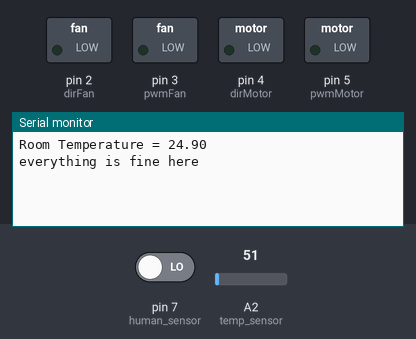
Bench run of a sketch on a simulated Arduino Uno, built with avr-gcc and run on an emulated ATmega328P. On the bench: switched loads named in the sketch (green lamp = pin HIGH), the last lines printed to the serial monitor. Inputs (shaded band) come from the test bench; at power-on: A2 (temp_sensor) = 51, pin 7 (human_sensor) LOW.

Above: at 1.2 s.
1.3 s: A2 (temp_sensor) set to 71
At 2.5 s:
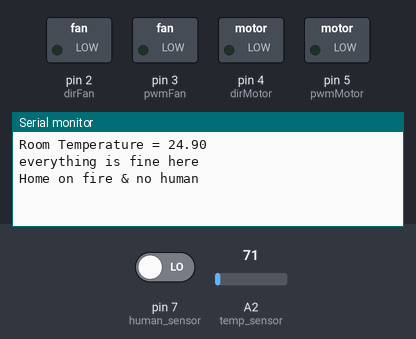
2.8 s: pin 7 (human_sensor) driven HIGH
At 3.8 s:
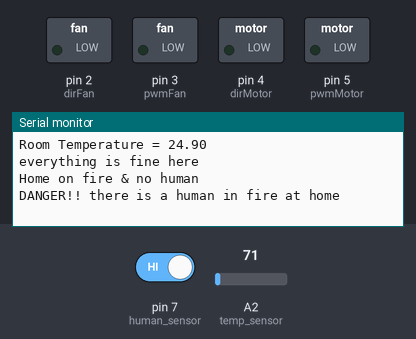
4.3 s: pin 7 (human_sensor) driven LOW
At 5.0 s:
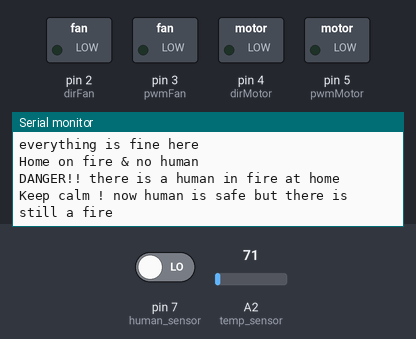

The sketch:

SmartFireSystem.ino
```cpp
#define temp_sensor A2
#define human_sensor 7
#define pwmFan  3
#define dirFan 2
#define pwmMotor  5
#define dirMotor 4
#include <PID_v1.h>
#define debug 0
///########################## PID Fan ####################

//Define Variables we'll be connecting to
double SetpFan, Input, OutputFan;
//Specify the links and initial tuning parameters.
double Kp1 = 10.0, Ki1 = 1.5, Kd1 = 0.05;
PID fanPID(&Input, &OutputFan, &SetpFan, Kp1, Ki1, Kd1, DIRECT);
///-----------------------------------------------------

///########################## PID Motor ####################

//Define Variables we'll be connecting to
double SetpMotor, OutputMotor;

//Specify the links and initial tuning parameters.
double Kp2 = 4, Ki2 = 1.0, Kd2 = 0.1;
PID motorPID(&Input, &OutputMotor, &SetpMotor, Kp2, Ki2, Kd2, DIRECT);

///-----------------------------------------------------

///#############  Declaring variables ###########################333
double offset_t = 0;    //room temperature
double cur_temp = 0;    //current temperature
bool cur_pir;           // PIR Reading
char state_flag = 0;    // State of the system
char humanWas=0;       // if there is a human or not
bool fire_flag = 0;    // flag for fire causing
bool air_cool = 0;     //flag for air cooling

void setup() {
  Serial.begin(115200);

  /// ######################## Pins mode #######################
  // put your setup code here, to run once:
  pinMode(temp_sensor, INPUT);
  pinMode(human_sensor, INPUT);
  pinMode(pwmFan, OUTPUT);
  pinMode(dirFan, OUTPUT);
  pinMode(pwmMotor, OUTPUT);
  pinMode(dirMotor, OUTPUT);
  //-------------------------------------------------------------

  //################## take temp init value and setpoints for pid ############
  for (int i = 0 ; i < 10; i++)
  {
    offset_t += analogRead(temp_sensor);
    delay(4);
  }
  offset_t /= 10;
  offset_t /= 2.048;
  SetpFan = offset_t+5;
  SetpMotor = offset_t + 20;
  Serial.print("Room Temperature = ");
  Serial.println(offset_t);
  //-----------------------------------------------------------------------

  ///#####################  PID ON #########################

  //turn the PID on
  fanPID.SetMode(AUTOMATIC);
  fanPID.SetSampleTime(100);
  fanPID.SetOutputLimits(-250, 0);
  motorPID.SetSampleTime(100);
  motorPID.SetOutputLimits(-250, 0);
  motorPID.SetMode(AUTOMATIC);
  ///--------------------------------------------------------

}

void loop() {
   while(state_flag == 0)  // here everything is fine no fire
   {
      humanWas = 0;
      fire_flag = 0;
      cur_temp = analogRead(temp_sensor) / 2.048;

      //turn on FAN
      fanPID.Compute();
      analogWrite(pwmFan, -OutputFan);

      if(air_cool == 0)
      {
        Serial.println("everything is fine here");
        air_cool = 1;
      }
      if(cur_temp > offset_t + 8) // condition for occuring fire
      {
        state_flag = 1;
        break;
      }
   }
   while(state_flag == 1)  //here is fire
   {
      air_cool = 0;
      if(humanWas != 2)
      {
        humanWas = 0;
      }
      cur_temp = analogRead(temp_sensor) / 2.048;
      cur_pir = digitalRead(human_sensor);
      if(cur_pir == 0 && cur_temp > offset_t+8)
      {
          if(fire_flag == 0)
          {
             if(humanWas != 2)
             {
                Serial.println("Home on fire & no human");
                fire_flag = 1;
             }
          }
      }
      else if (cur_temp < offset_t+3)
      {
        state_flag = 0;
        humanWas = 0;
        break;
      }
      else if(cur_pir == 1 && cur_temp > offset_t+3)    //there is a condition for the case is a human in fire and need a help
      {
         state_flag = 2;
         break;
      }
  }
  while(state_flag == 2)  //here is a human in fire and need a help
  {
      air_cool = 0;
      fire_flag = 0;
      cur_temp = analogRead(temp_sensor) / 2.048;
      cur_pir = digitalRead(human_sensor);
      if(cur_pir == 0 && cur_temp > offset_t+3)
      {
        Serial.println("Keep calm ! now human is safe but there is still a fire");
        humanWas = 2;
        state_flag = 1;
      }
      else if(cur_pir == 1)
      {
        if(humanWas ==0)
        {
           Serial.println("DANGER!! there is a human in fire at home");
           humanWas = 1;
        }
      }
      else if(cur_temp < offset_t+3)
      {
        Serial.println("now fire is finished and human is in safe");
        state_flag = 0;
      }
  }
}
```

Measured:
- after the input at 1.3 s, the serial monitor: prints a new line at once (image 1)
- after the input at 2.8 s, the serial monitor: prints a new line at once (image 2)
- after the input at 4.3 s, the serial monitor: prints a new line at once (image 3)
